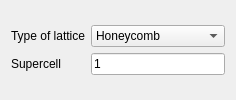
      <widget class="QWidget" name="tab_2">
       <attribute name="title">
        <string>Geometry</string>
       </attribute>
       <layout class="QGridLayout" name="gridLayout_13">
        <item row="0" column="0">
         <layout class="QGridLayout" name="gridLayout_4">
          <item row="0" column="0">
           <widget class="QLabel" name="label_8">
            <property name="text">
             <string>Type of lattice</string>
            </property>
           </widget>
          </item>
          <item row="0" column="1">
           <widget class="QComboBox" name="lattice">
            <item>
             <property name="text">
              <string>Honeycomb</string>
             </property>
            </item>
            <item>
             <property name="text">
              <string>Honeycomb 4 sites</string>
             </property>
            </item>
            <item>
             <property name="text">
              <string>Honeycomb 6 sites</string>
             </property>
            </item>
            <item>
             <property name="text">
              <string>Square</string>
             </property>
            </item>
            <item>
             <property name="text">
              <string>Single square</string>
             </property>
            </item>
            <item>
             <property name="text">
              <string>Triangular</string>
             </property>
            </item>
            <item>
             <property name="text">
              <string>Triangular tripartite</string>
             </property>
            </item>
            <item>
             <property name="text">
              <string>Kagome</string>
             </property>
            </item>
            <item>
             <property name="text">
              <string>Lieb</string>
             </property>
            </item>
           </widget>
          </item>
          <item row="1" column="1">
           <widget class="QLineEdit" name="nsuper">
            <property name="text">
             <string>1</string>
            </property>
           </widget>
          </item>
          <item row="1" column="0">
           <widget class="QLabel" name="label_6">
            <property name="text">
             <string>Supercell</string>
            </property>
           </widget>
          </item>
         </layout>
        </item>
       </layout>
      </widget>
